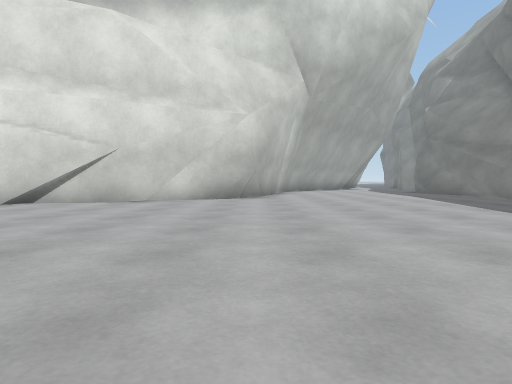
View 1 (above)

19 first-person views from a walk through a scene from a Unity 3-D project. The camera is 0.26 m above the floor, tilts 2° down and sees 75° across. The floor is counted in squares, 0.5 m on a side. Each view is taken from the middle of a square. On the plan, view 1 faces up. The plan holds only what a view shows up to about 9 squares ahead; the rest is blank. The place goes on beyond the plan. Some animated figures are not drawn. Surface patterns are stand-ins for the level's own textures.

View 2
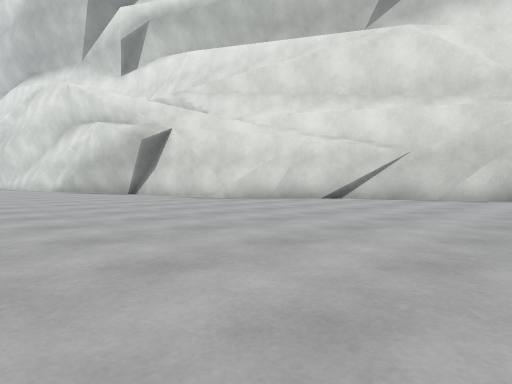

View 3
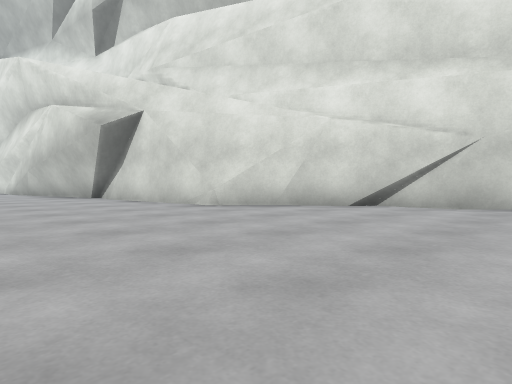

View 4
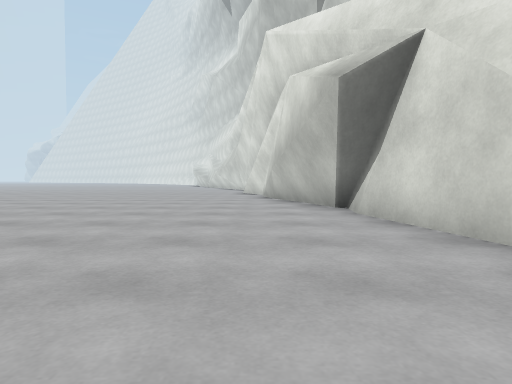

View 5
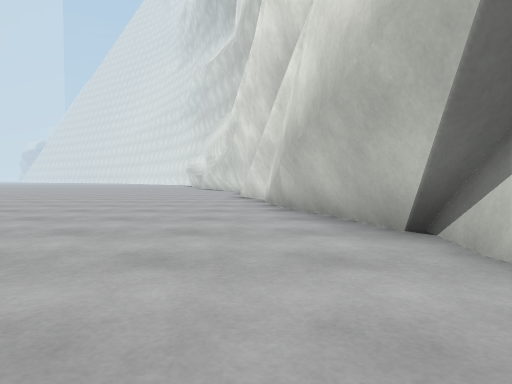

View 6
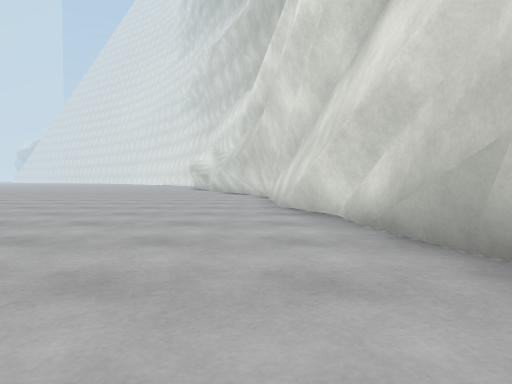

View 7
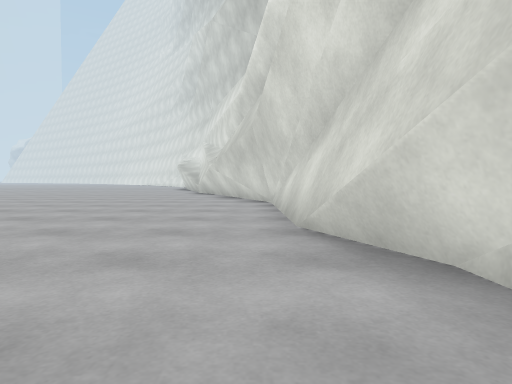

View 8
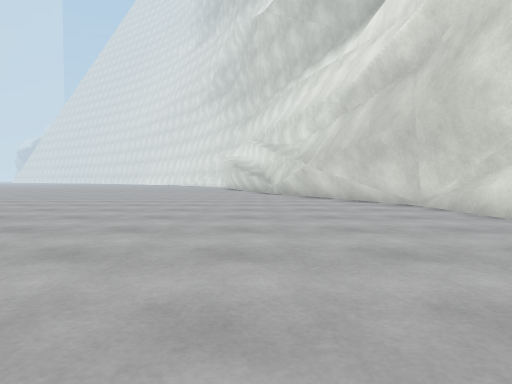

View 9
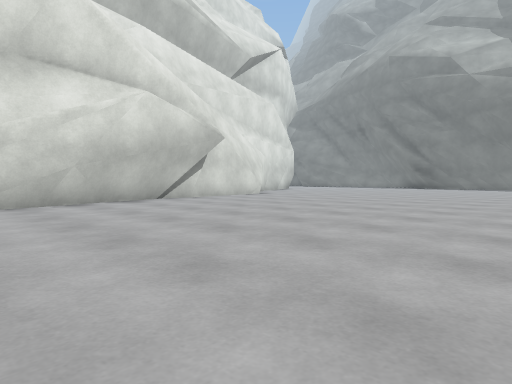

View 10
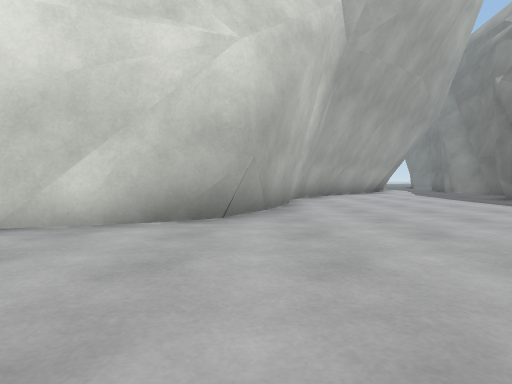

View 11
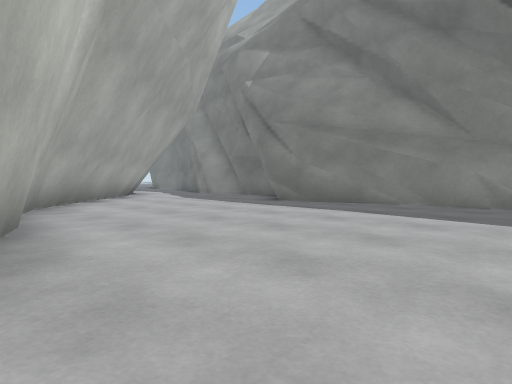

View 12
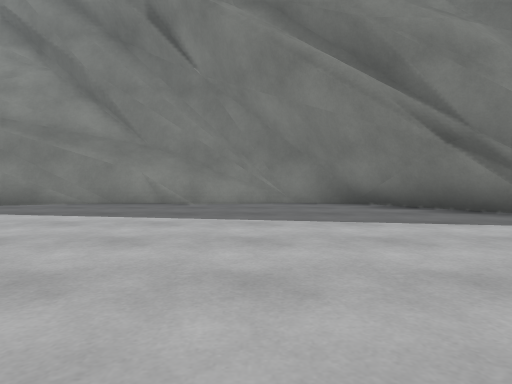

View 13
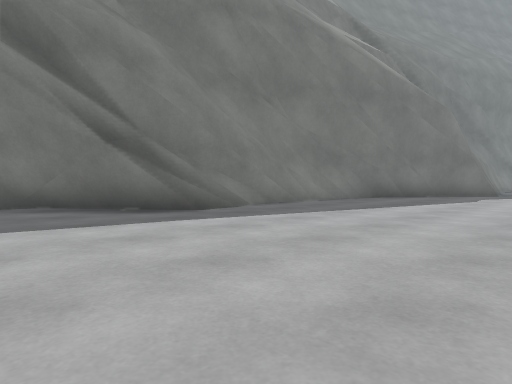

View 14
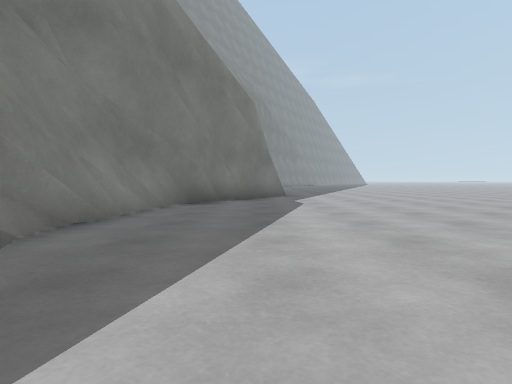

View 15
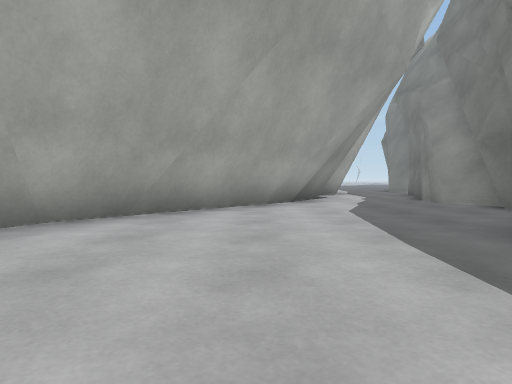

View 16
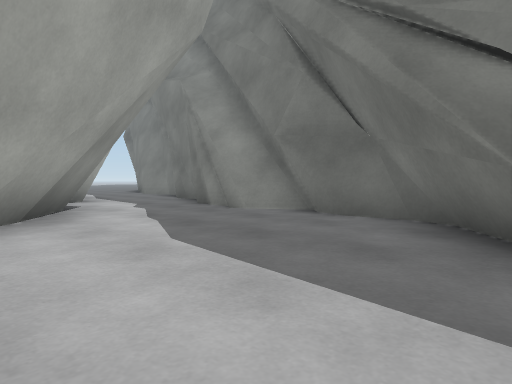

View 17
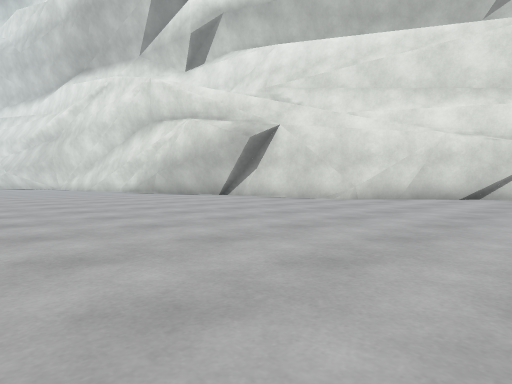

View 18
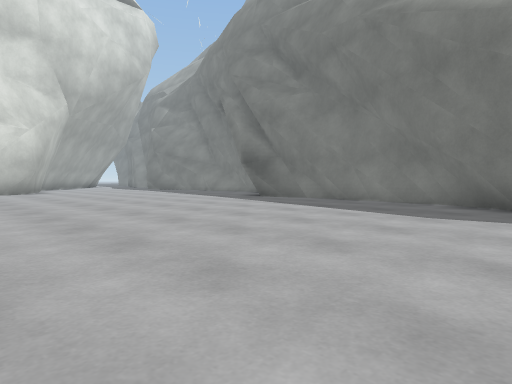

View 19
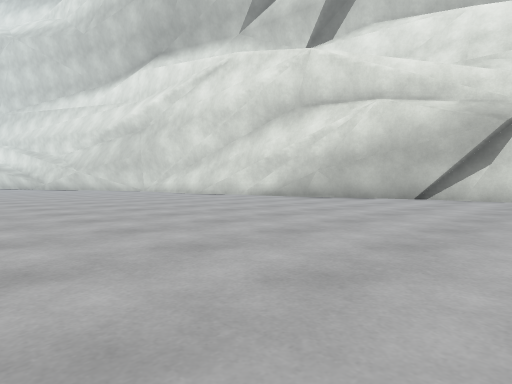

### Floor plan
Points are (right, up) in squares from view 1. A wall is a line through its corners. A room is listed if a view was taken in it or the views show most of it. See-through windows are left out.
Room 1 (views 1, 2, 3, 4, 5, 6, 7, 8, 9, 10, 11, 12, 13, 14, 15, 16, 17, 18, 19)
walls: (-7.4, 5.2) (-11.2, 4.6); (-7, 5.6) (-7.9, 5.2); (-10.9, 4.6) (-12.4, 4.8); (-11.6, 4.2) (-16.7, 3.1); (-4.3, 7.8) (-6.5, 6.4) (-7.3, 5.3); (-3.9, 7.7) (-5.2, 7.7); (-11.8, 4.5) (-14.5, 3.7); (-3.8, 8) (-4.6, 7.9); (-2.5, 8.2) (-4.5, 7.8); (-2, 8.9) (-3.1, 7.9); (-13.9, 4) (-15.4, 3.5); (-1.6, 8.9) (-2.5, 8.7); (-15, 3.4) (-17.9, 3.3); (0.3, 10.6) (-0.3, 9.4) (-2.2, 8.7); (4.7, 2.7) (7.4, 4.8) (8.2, 7.7); (-16.7, 3.3) (-18.6, 2.5); (4.8, 3) (7.7, 5.3); (5, -0.4) (5.7, 1.4); (-17.2, 3.3) (-19.5, 2.3); (3.7, -4.1) (4.8, -3.2) (5.2, -1.8); (5.4, 0.6) (5.3, 1.7); (4.9, -2) (5.2, -0.4); (3.3, -5) (3.6, -4.6); (3.3, -5) (4.2, -3.5); (5.6, 0.9) (5.5, 1.9); (4.4, -3.8) (5.1, -2.3) (5.1, -0.5); (-18, 2.7) (-23.8, 2.5); (5.3, -2.1) (5.1, 3.5); (0.9, 12.4) (0, 9.8) (-1.1, 9.1); (1.3, 13.9) (1, 13.4); (7.7, 6.3) (7.9, 6.7) (7.8, 6.9); (7.9, 6.5) (7.9, 7.1); (1.7, 14.6) (1.4, 13.8); (7.3, 8.7) (7.6, 9.6); (1.5, 14.9) (1.1, 13.8); (7.6, 9.1) (7.5, 12.7); (-22, 2.7) (-23.8, 2.2); (6.7, 13.6) (6.7, 14.2) (8.7, 15.8) (8.5, 17.4); (-23.5, 2.3) (-26.1, 1.1); (6.9, 14.2) (8.5, 15.4) (8.7, 16.1); (4, 17.6) (1.5, 14.5); (4.8, 18.3) (4, 17.5); (5.2, 19.1) (4.3, 18); (5.4, 19) (4.7, 18.2); (8.4, 16.7) (8.7, 17.6) (9.3, 18.2); (5.9, 20.4) (5.1, 18.9); (9.3, 17.9) (9.2, 18.4); (8.5, 19) (8.3, 19.5); (8.6, 19.1) (8.4, 19.9) (8.7, 20.5) (8.6, 20.9); (8.5, 19.3) (8.5, 20); (8.6, 19.7) (8.6, 20.4); (6.9, 22.6) (6.3, 22.3)
low walls: (-7.4, 5.2) (-7.9, 5.2); (-7.3, 5.3) (-8.2, 5.1); (-12.5, 4.5) (-13.4, 4.2); (-2.5, 8.7) (-3.5, 7.7); (4.9, 1.9) (4.8, 3); (4.9, -2.7) (4.9, -1.6); (-23.8, 2.3) (-26, 1.4); (3.8, 17.8) (1.3, 14.8); (4.5, 18.2) (3.9, 17.6); (5.2, 19.5) (4.9, 18.9); (5.8, 20.4) (5.5, 19.9); (8.4, 18.6) (8.2, 19.3)

Positions as (right, up) in squares from view 1, and headings:
1: (0, 0), facing up
2: (0, -1), facing up-left
3: (-2, 1), facing up-left
4: (-6, 3), facing left
5: (-9, 3), facing left
6: (-13, 2), facing left
7: (-16, 2), facing left
8: (-17, -1), facing left
9: (-17, -4), facing up-right
10: (0, 5), facing up
11: (0, 8), facing up-right
12: (0, 7), facing right
13: (0, 6), facing down-right
14: (3, 4), facing down
15: (4, 11), facing up
16: (4, 14), facing up-right
17: (-3, -3), facing up-left
18: (-3, -5), facing up-right
19: (-9, -5), facing up-left
